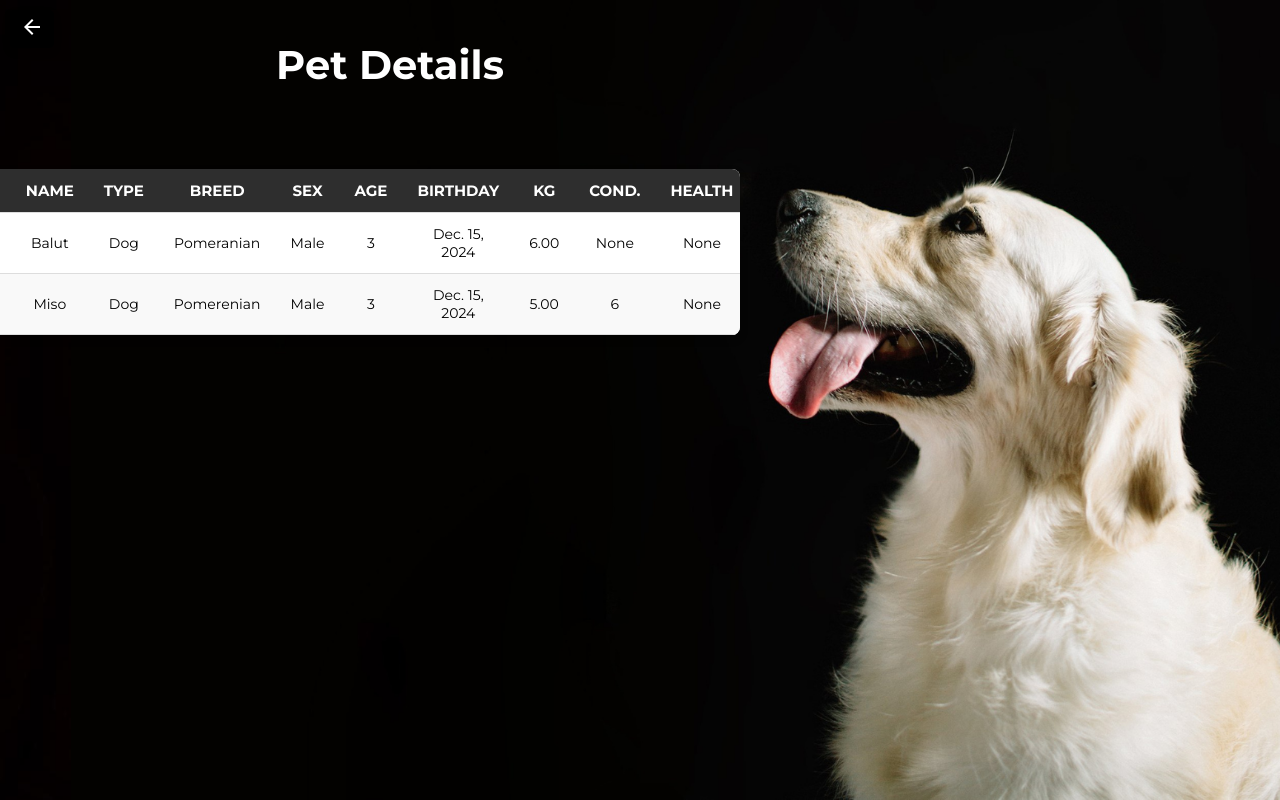
/pets/ (signed in), run on an earlier commit of the app's database.
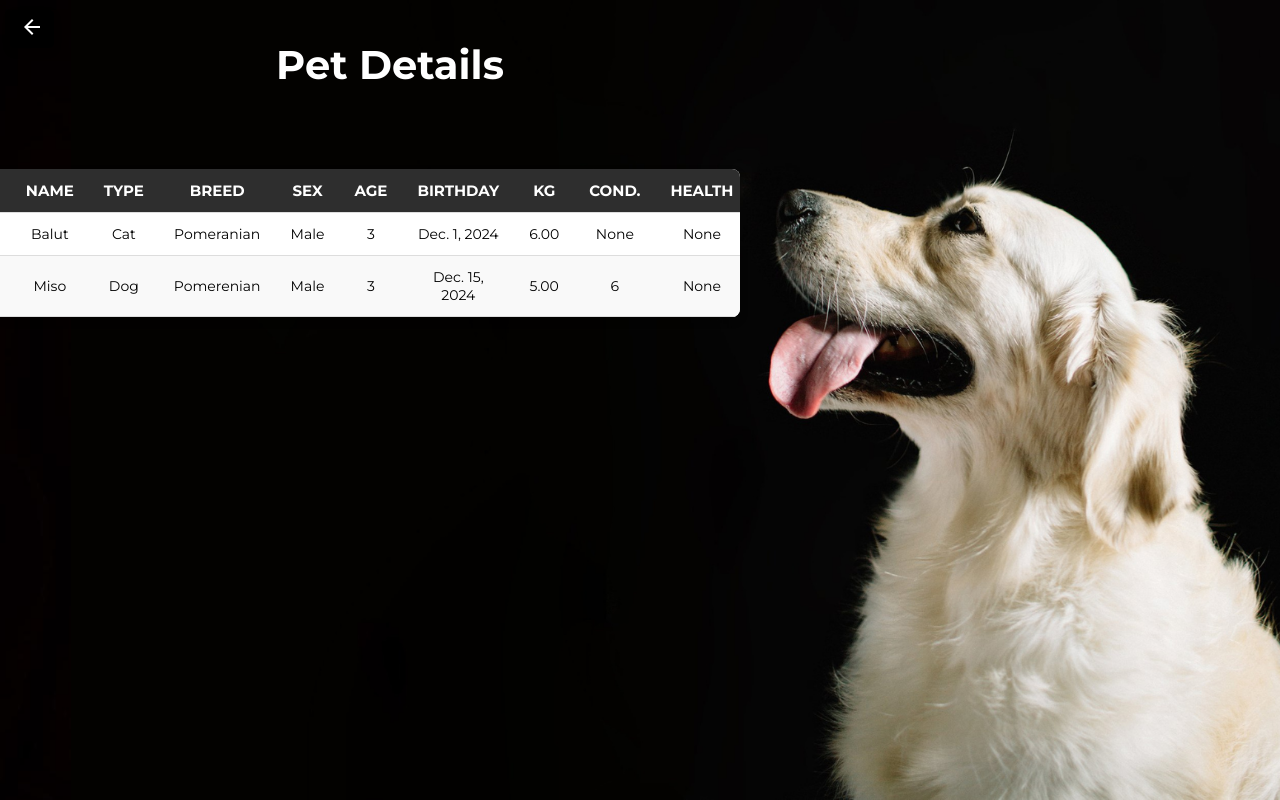
And on a later commit of the database.
### app/models.py (models this page shows, shortened)
class Pets(models.Model):
    user = models.ForeignKey(User, on_delete=models.CASCADE, related_name="pets")
    pet_name = models.CharField(max_length=30, null=True, blank=True)
    pet_type = models.CharField(max_length=30, null=True, blank=True)
    pet_breed = models.CharField(max_length=30, null=True, blank=True)
    pet_sex = models.CharField(max_length=30, null=True, blank=True)
    pet_age = models.IntegerField(blank=True, null=True)
    pet_birthday = models.DateField(null=True, blank=True)
    pet_condition = models.CharField(max_length=30, null=True, blank=True)
    pet_health = models.CharField(max_length=30, null=True, blank=True)
    pet_weight = models.DecimalField(max_digits=5, decimal_places=2, null=True, blank=True)

### app/views.py (the view)
# urls.py: path('pets/', views.pet_list, name='admin_pets'),
@login_required
def pet_list(request):
    pets = Pets.objects.all()
    return render(request, 'admin-update-pet.html', {'pets': pets})

### app/templates/admin-update-pet.html (shortened to what this page needs)
{% load static %}
<!DOCTYPE html>
<html lang="en">
<head>
    <link rel="stylesheet" href="{% static 'css/adminregpets.css' %}">
</head>
<body>
<div class="admin-pets-page">
    <a href="{% url 'admin-home' %}" class="home-btn">
        <button class="home-btn-button">
            <svg xmlns="http://www.w3.org/2000/svg" height="24px" viewBox="0 -960 960 960" width="24px" fill="#FFFFFF">
                <path d="m313-440 224 224-57 56-320-320 320-320 57 56-224 224h487v80H313Z"/>
            </svg>
        </button>
    </a>
    <div class="admin-pets-main-text">
        <p>Pet Details</p>
    </div>
    <div class="admin-pets-content">
        {% if pets %}
        <div class="admin-pets-table-container">
            <table class="admin-pets-table">
                <thead>
                    <tr>
                        <th>#</th>
                        <th>Name</th>
                        <th>Type</th>
                        <th>Breed</th>
                        <th>Sex</th>
                        <th>Age</th>
                        <th>Birthday</th>
                        <th>Kg</th>
                        <th>Cond.</th>
                        <th>Health</th>
                    </tr>
                </thead>
                <tbody>
                    {% for pet in pets %}
                    <tr class="clickable-row" data-id="{{ pet.id }}"
                        data-name="{{ pet.pet_name }}" data-type="{{ pet.pet_type }}"
                        data-breed="{{ pet.pet_breed }}" data-sex="{{ pet.pet_sex }}"
                        data-age="{{ pet.pet_age }}" data-birthday="{{ pet.pet_birthday }}"
                        data-weight="{{ pet.pet_weight }}" data-condition="{{ pet.pet_condition }}"
                        data-health="{{ pet.pet_health }}">
                        <td>{{ forloop.counter }}</td>
                        <td>{{ pet.pet_name }}</td>
                        <td>{{ pet.pet_type }}</td>
                        <td>{{ pet.pet_breed }}</td>
                        <td>{{ pet.pet_sex }}</td>
                        <td>{{ pet.pet_age }}</td>
                        <td>{{ pet.pet_birthday }}</td>
                        <td>{{ pet.pet_weight }}</td>
                        <td>{{ pet.pet_condition }}</td>
                        <td>{{ pet.pet_health }}</td>
                    </tr>
                    {% endfor %}
                </tbody>
            </table>
        </div>
        {% else %}
        <div class="admin-pets-no-appointments">
            <h2>No Pets Registered</h2>
            <p>There are currently no pets registered.</p>
        </div>
        {% endif %}
    </div>
</div>
</body>
</html>

What changed in the data, as far as the page shows it:
changed Pets "Balut": pet_type "Dog" → "Cat"; pet_birthday "Dec. 15, 2024" → "Dec. 1, 2024"
